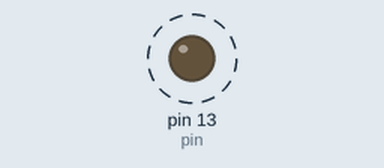
The sketch below on a simulated Arduino Uno, built with avr-gcc and run on an emulated ATmega328P. Shown: output pins drawn as LEDs (lit = HIGH). Dashed ring = blinking.

Above: at 0.2 s.
Timing chart, 0 to 3.0 s (numbered marks = the images above):
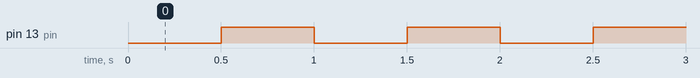

Measured:
- by itself, pin 13 (pin): alternates HIGH for 0.50 s and LOW for 0.50 s

The sketch:

biblioteca_TIMER1.ino
```cpp
#include <TimerOne.h>

int pin = 13;
int ledState = LOW;

void setup() {
  pinMode(pin, OUTPUT);
  Timer1.initialize(500000); //periodo para low ou para high, da meio que o dobro do periodo
  Timer1.attachInterrupt(pisca_led);
}

void pisca_led(void){
  if(ledState == HIGH) {
    ledState = LOW;
  }
  else{
    ledState = HIGH;
  }
  digitalWrite(pin, ledState);
}

// Loop infinito: acende, espera, apaga e espera
void loop() {

}

//timer1.detachInterupt - desabilita
//timer1.read - ler
//noInterupt()/Interrupt()
//variaveir compartilhadas devem ser: volatile unsigned long
```
